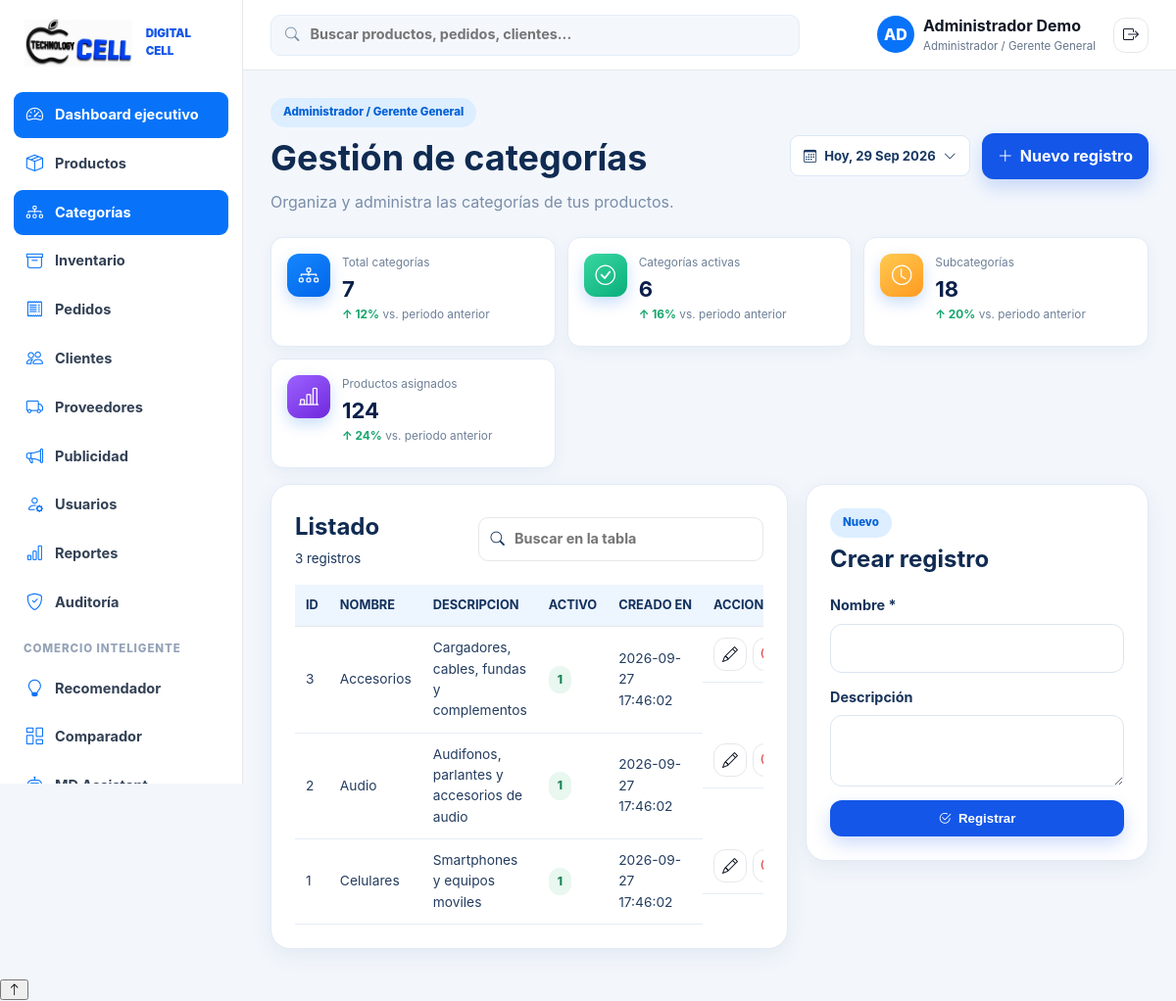
Page /panel/categorias (signed in) on the committed database.
### tables this page shows
CREATE TABLE `categorias` (
  `id` int(11) NOT NULL,
  `nombre` varchar(120) NOT NULL,
  `descripcion` varchar(500) DEFAULT NULL,
  `activo` tinyint(1) NOT NULL DEFAULT 1,
  `creado_en` timestamp NOT NULL DEFAULT current_timestamp()
);

### resources/views/modulos/panel/indice.php (the view, shortened to what the rows shown need)
<?php
$esCrud = (bool) ($configuracionModulo['crud'] ?? false);
$soloCrear = (bool) ($configuracionModulo['create_only'] ?? false);
$soloActualizar = (bool) ($configuracionModulo['update_only'] ?? false);
$editando = is_array($registroEdicion) && !$soloCrear;
$desactivables = ['categorias', 'proveedores', 'clientes', 'clientes-mayoristas', 'cotizaciones', 'compras'];
?>
<header class="admin-page-head">
    <div>
        <h1><?= e($interfaz['titulo']) ?></h1>
    </div>
</header>
<?php if ($esCrud) : ?>
<div class="module-workspace <?= $soloActualizar ? 'single' : '' ?>">
    <section class="panel module-table-panel">
        <div class="table-toolbar">
            <div><h2>Listado</h2><small><?= count($registros) ?> registros</small></div>
        </div>
        <div class="table-responsive">
            <table class="table data-table">
                <thead><tr>
                    <?php if ($registros !== []) : ?>
                        <?php foreach (array_keys($registros[0]) as $columna) : ?>
                            <th><?= e(ucfirst(str_replace('_', ' ', (string) $columna))) ?></th>
                        <?php endforeach; ?>
                    <?php else :
                        ?><th>Información</th><?php
                    endif; ?>
                    <?php if ($modulo !== 'inventario') : ?><th>Acciones</th><?php endif; ?>
                </tr></thead>
                <tbody>
                <?php foreach ($registros as $registro) : ?>
                    <tr>
                        <?php foreach ($registro as $columna => $valor) : ?>
                            <td>
                                <?php if (in_array($columna, ['activo', 'estado'], true)) : ?>
                                    <span class="status-pill"><?= e((string) $valor) ?></span>
                                <?php elseif ($columna === 'total') :
                                    ?><?= money($valor) ?>
                                <?php else :
                                    ?><?= e((string) $valor) ?><?php
                                endif; ?>
                            </td>
                        <?php endforeach; ?>
                        <?php if ($modulo !== 'inventario') : ?><td class="table-actions">
                            <?php if (!$soloCrear) : ?><a class="icon-btn" aria-label="Editar" href="<?= e(url('panel/' . $modulo) . '?edit=' . (int) $registro['id']) ?>#editor"><i class="bi bi-pencil"></i></a><?php endif; ?>
                            <?php if (in_array($modulo, $desactivables, true)) : ?><form method="post" action="<?= e(url('panel/' . $modulo . '/' . (int) $registro['id'] . '/deactivate')) ?>" data-confirm="¿Deseas desactivar este registro?"><?= csrf_field() ?><button class="icon-btn danger" aria-label="Desactivar"><i class="bi bi-slash-circle"></i></button></form><?php endif; ?>
                        </td><?php endif; ?>
                    </tr>
                <?php endforeach; ?>
                </tbody>
            </table>
        </div>
    </section>
    <?php if (!$soloActualizar || $editando) : ?>
    <aside class="panel module-editor" id="editor">
        <div class="editor-head">
            <div><span class="eyebrow"><?= $editando ? 'Edición' : 'Nuevo' ?></span><h2><?= $editando ? 'Actualizar registro' : 'Crear registro' ?></h2></div>
        </div>
    </aside>
    <?php endif; ?>
</div>
<?php else : ?>
    <?php require __DIR__ . '/_parciales/tipos/' . (in_array($interfaz['tipo'], ['kanban', 'analitica', 'contenido', 'tarjetas', 'perfil', 'historial'], true) ? $interfaz['tipo'] : 'tabla') . '.php'; ?>
<?php endif; ?>

### rows in the picture
categorias: id "3", nombre "Accesorios", descripcion "Cargadores, cables, fundas y complementos", activo "1", creado_en "2026-09-27 17:46:02"
categorias: id "2", nombre "Audio", descripcion "Audifonos, parlantes y accesorios de audio", activo "1", creado_en "2026-09-27 17:46:02"
categorias: id "1", nombre "Celulares", descripcion "Smartphones y equipos moviles", activo "1", creado_en "2026-09-27 17:46:02"

### other values in the picture
$elemento['label'] "Dashboard ejecutivo"
$elemento['label'] "Productos"
$elemento['label'] "Categorías"
$elemento['label'] "Inventario"
$elemento['label'] "Pedidos"
$elemento['label'] "Clientes"
$elemento['label'] "Proveedores"
$elemento['label'] "Publicidad"
$elemento['label'] "Usuarios"
$elemento['label'] "Reportes"
$elemento['label'] "Auditoría"
$usuarioActual['nombre'] "Administrador Demo"
$interfaz['titulo'] "Gestión de categorías"
$interfaz['descripcion'] "Organiza y administra las categorías de tus productos."
$metrica['etiqueta'] "Total categorías"
